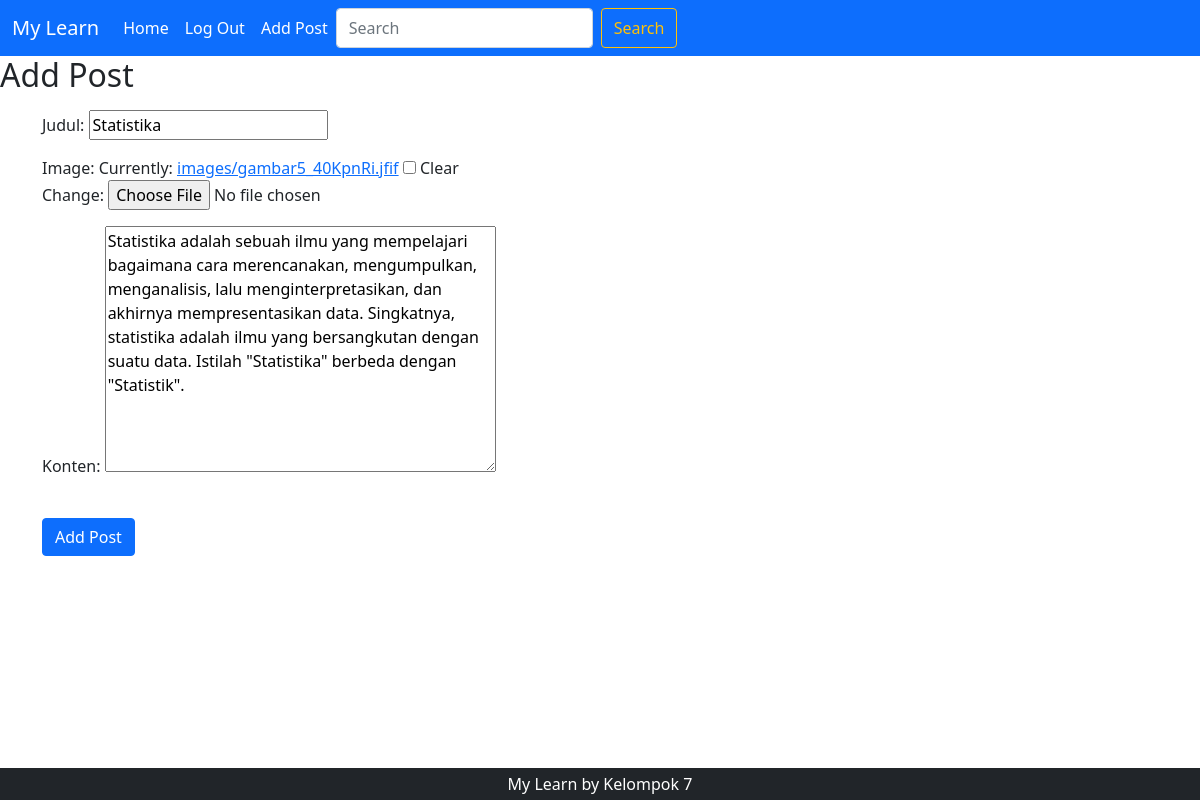
Screenshot of /6/update (signed in) with the database file from the repository.
### posting/models.py (models this page shows, shortened)
class Posting(models.Model):
    judul = models.CharField(max_length=200)
    konten = models.TextField()
    image = models.ImageField(null=True, blank=True, upload_to='images')
    date = models.DateTimeField()

### posting/views.py (the view, shortened to what this page needs)
# urls.py: path('<int:pk>/update', UpdatePost.as_view(), name='update'),
class UpdatePost(LoginRequiredMixin, UpdateView):
    model = Posting
    fields = ['judul', 'image', 'konten']
    template_name = 'posting/addpost.html'

### templates/posting/addpost.html (shortened to what this page needs)
{% extends 'base.html' %}
{% block content %}
<h2>Add Post</h2>
<div class="container mt-3">
    <form method="post" enctype="multipart/form-data">
        {{ form.as_p }}
        <br>
        <button type="submit" class="btn btn-primary">Add Post</button>
    </form>
</div>
{% endblock content %}

### rows the page displays
Posting: judul "Statistika", konten "Statistika adalah sebuah ilmu yang mempelajari bagaimana cara merencanakan, mengumpulkan, menganalisis, lalu menginterpretasikan, dan akhirnya mempresentasikan data. Singkatnya, statistika adalah ilmu yang bersangkutan dengan suatu data. Istilah \"Statistika\" berbeda dengan \"Statistik\"."
